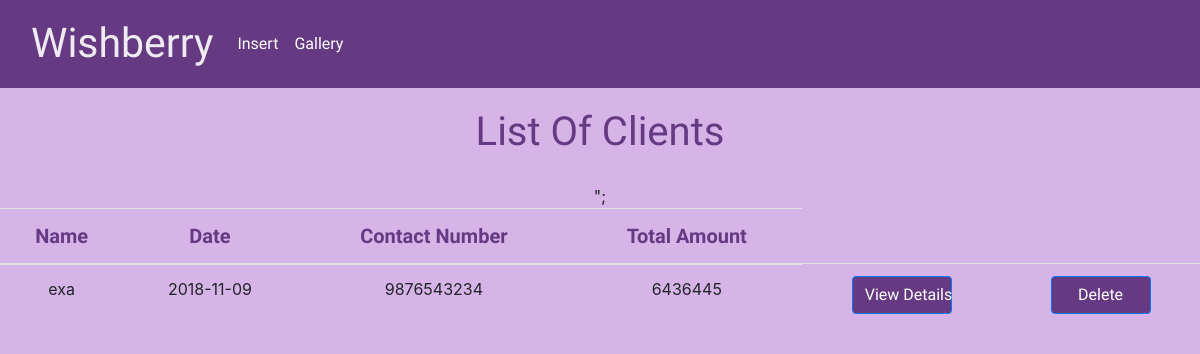
Screenshot of /admin/table.php with the database file from the repository.
### tables this page shows
CREATE TABLE `clients` (
  `cid` int(11) NOT NULL,
  `name` varchar(60) NOT NULL,
  `email` varchar(60) NOT NULL,
  `phno` varchar(50) NOT NULL,
  `address` varchar(150) NOT NULL,
  `date` date NOT NULL,
  `total` int(200) DEFAULT NULL
);

CREATE TABLE `caterers` (
  `cid` int(11) NOT NULL,
  `cat_id` int(11) NOT NULL,
  `name` varchar(50) NOT NULL,
  `ph` varchar(50) NOT NULL,
  `cost` int(100) NOT NULL
);

CREATE TABLE `clothing` (
  `cid` int(11) NOT NULL,
  `caa_id` int(11) NOT NULL,
  `name` varchar(60) NOT NULL,
  `ph` varchar(50) NOT NULL,
  `cost` int(100) NOT NULL
);

CREATE TABLE `decoration` (
  `cid` int(11) NOT NULL,
  `did` int(11) NOT NULL,
  `decorator` varchar(60) NOT NULL,
  `ph` varchar(50) NOT NULL,
  `cost` int(100) NOT NULL
);

CREATE TABLE `makeup` (
  `cid` int(11) NOT NULL,
  `mid` int(11) NOT NULL,
  `name` varchar(60) NOT NULL,
  `ph` varchar(50) NOT NULL,
  `cost` int(100) NOT NULL
);

CREATE TABLE `music` (
  `cid` int(11) NOT NULL,
  `muid` int(11) NOT NULL,
  `name` varchar(60) NOT NULL,
  `ph` varchar(50) NOT NULL,
  `cost` int(100) NOT NULL,
  `type` varchar(50) NOT NULL
);

CREATE TABLE `photography` (
  `cid` int(11) NOT NULL,
  `pid` int(11) NOT NULL,
  `name` varchar(60) NOT NULL,
  `ph` varchar(30) NOT NULL,
  `cost` int(100) NOT NULL
);

CREATE TABLE `theme` (
  `cid` int(11) NOT NULL,
  `tid` int(11) NOT NULL,
  `type` varchar(50) NOT NULL,
  `cost` int(100) NOT NULL
);

CREATE TABLE `venue` (
  `cid` int(11) NOT NULL,
  `vid` int(11) NOT NULL,
  `name` varchar(50) NOT NULL,
  `address` varchar(150) NOT NULL,
  `ph` varchar(30) NOT NULL,
  `cost` int(100) NOT NULL
);

### admin/table.php (the view, shortened to what this page needs)
<!DOCTYPE html>
<html>
<head>
    <link rel="stylesheet" href="assets/bootstrap/css/bootstrap.min.css">
    <link rel="stylesheet" href="assets/css/ensign-form.css">
    <link rel="stylesheet" href="assets/css/ensign-form1.css">
    <link rel="stylesheet" href="https://cdnjs.cloudflare.com/ajax/libs/animate.css/3.5.2/animate.min.css">
    <link rel="stylesheet" href="https://cdnjs.cloudflare.com/ajax/libs/aos/2.1.1/aos.css">
    <link rel="stylesheet" href="assets/css/Navigation-Clean.css">
    <link rel="stylesheet" href="assets/css/Navigation-with-Button.css">
    <link rel="stylesheet" href="assets/css/PHP-Contact-Form-dark.css">
    <link rel="stylesheet" href="assets/css/PHP-Contact-Form-dark1.css">
    <link rel="stylesheet" href="assets/css/Registration-Form-with-Photo.css">
    <link rel="stylesheet" href="assets/css/select2.css">
    <link rel="stylesheet" href="assets/css/styles.css">
</head>
<body style="background-color:#d6b4e7;">
    <nav class="navbar navbar-light navbar-expand-md" style="background-color:#663a82 ;">
        <div class="container-fluid"><a class="navbar-brand" href="home1.php" style="font-family:'Alex Brush', cursive;font-size:41px;color:rgba(255,255,255,0.9);">Wishberry</a>
            <div
                class="collapse navbar-collapse" id="navcol-1">
                <ul class="nav navbar-nav">
                    <li class="nav-item" role="presentation"><a class="nav-link" href="newmenu.html" style="color:#ffffff;font-family:'Alex Brush', cursive;">Insert</a></li>
                    <li class="nav-item" role="presentation"><a class="nav-link" href="gallery1.php" style="color:#ffffff;font-family:'Alex Brush', cursive;">Gallery</a></li>
                </ul>
        </div>
        </div>
    </nav>
    <h1 style="font-family:'Alex Brush', cursive;color:#663a82 ;">List Of Clients</h1>
    <div class="table-responsive">
        <table class="table">
            <thead style="color:#663a82 ;">
                <tr>
                    <th style="font-family:'Alex Brush', cursive;font-size:20px;">Name</th>
                    <th style="font-family:'Alex Brush', cursive;font-size:20px;">Date</th>
                    <th style="font-family:'Alex Brush', cursive;font-size:20px;">Contact Number</th>
					<th style="font-family:'Alex Brush', cursive;font-size:20px;">Total Amount</th>
                </tr>
            </thead>
            <tbody>
			 <?php
                $conn=mysqli_connect("localhost","root","","wedding");
if($conn)
$res="select * from clients ORDER BY date DESC";
$result= mysqli_query($conn,$res);
$row=mysqli_num_rows($result);
if($row)
{
                while($row=mysqli_fetch_array($result))
                {
                 $cid=$row['cid']; $name=$row['name']; $date=$row['date']; $ph=$row['phno'];
				 echo "<tr>";
                    echo "<td>".$name."</td>";
                    echo "<td>".$date."</td>";
                    echo "<td>".$ph."</td>";
$sql1="SELECT * from caterers where cid='$cid'";
    $sqlr1=mysqli_query($conn,$sql1);
    $row1=mysqli_fetch_assoc($sqlr1);
		$ccost=$row1['cost'];
		$sql2="SELECT * from clothing where cid='$cid'";
    $sqlr2=mysqli_query($conn,$sql2);
    $row2=mysqli_fetch_assoc($sqlr2);
		$clcost=$row2['cost'];
		$sql3="SELECT * from decoration where cid='$cid'";
    $sqlr3=mysqli_query($conn,$sql3);
    $row3=mysqli_fetch_assoc($sqlr3);
		$dcost=$row3['cost'];
		$sql4="SELECT * from makeup where cid='$cid'";
    $sqlr4=mysqli_query($conn,$sql4);
    $row4=mysqli_fetch_assoc($sqlr4);
		$mcost=$row4['cost'];
		$sql5="SELECT * from music where cid='$cid'";
    $sqlr5=mysqli_query($conn,$sql5);
    $row5=mysqli_fetch_assoc($sqlr5);
		$mucost=$row5['cost'];
		$sql6="SELECT * from photography where cid='$cid'";
    $sqlr6=mysqli_query($conn,$sql6);
    $row6=mysqli_fetch_assoc($sqlr6);
		$pcost=$row6['cost'];
		$sql7="SELECT * from theme where cid='$cid'";
    $sqlr7=mysqli_query($conn,$sql7);
    $row7=mysqli_fetch_assoc($sqlr7);
		$tcost=$row7['cost'];
		$sql9="SELECT * from venue where cid='$cid'";
    $sqlr9=mysqli_query($conn,$sql9);
    $row9=mysqli_fetch_assoc($sqlr9);
		$vcost=$row9['cost'];
				$totalcost=$ccost+$clcost+$dcost+$mcost+$mucost+$pcost+$tcost+$vcost;
				echo "<td>".$totalcost."</td>";
				echo <<<LOGIN
				<td><a class="btn btn-primary" role="button" href="view.php?id=$cid" data-bs-hover-animate="pulse" style="width:100px;background-color:#663a82 ;font-family:'Alex Brush', cursive;">View Details</a></td>";
                    <td><a class="btn btn-primary" role="button" href="delete.php?id=$cid" data-bs-hover-animate="pulse" style="width:100px;background-color:#663a82 ;margin:0px;font-family:'Alex Brush', cursive;">Delete</a></td>
LOGIN;
				echo "</tr>";
				}
}
else echo "<p style=color:#663a82 ;'>No Clients</p>";
                ?>
            </tbody>
        </table>
    </div>
</body>
</html>

### admin/assets/css/Navigation-Clean.css (style rules this page uses)
div { text-align:center; }

### admin/assets/css/styles.css (style rules this page uses)
div { text-align:center; }
.h1, h1 { text-align:center; padding:20px; }

### rows the page displays
clients: name "exa", date "2018-11-09", phno "9876543234", caterers.cost "6436445"
